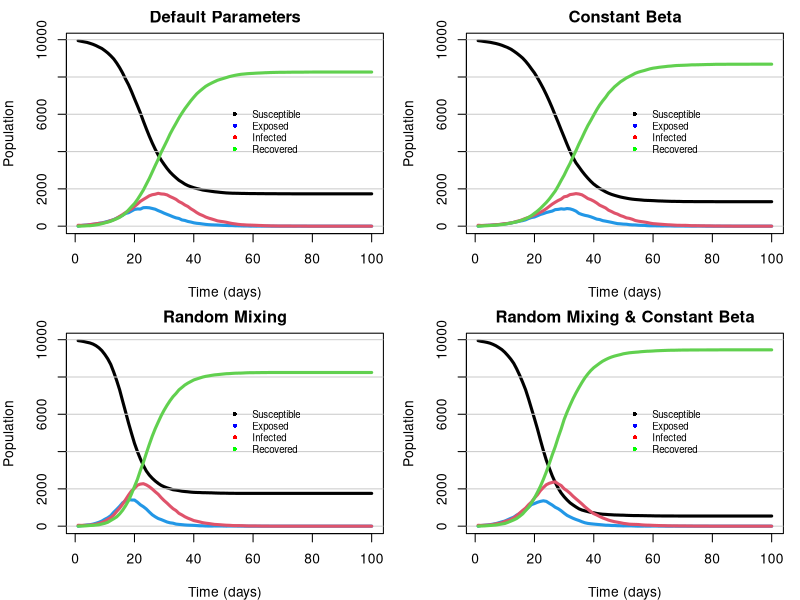

Reproduce this figure in R.
# Jackson Cramer (s2274544), Maximillian McCourt (s2145762), Natalia Montalvo Cabornero (s1969053)

# Our group worked collaboratively on the development and optimisation of all exercises.
# Although tasks were divided among us, we maintained a balanced workload through 
# regular code reviews, debugging sessions, and problem-solving meetings.
# Jackson focused on the plotting functions and household creation. 
# Max focused on implementing the nseir function.
# Natalia focused on the get.net function and commenting.



######### GENERAL DESCRIPTION #########

# This project extends the SEIR (Susceptible-Exposed-Infectious-Recovered) disease 
# model by incorporating household and social network structures. Individuals are 
# grouped into households and connected through probabilistic contact networks 
# based on sociability parameters. The model simulates disease transmission through 
# household, network, and random interactions to study how social structure and 
# individual variability affect epidemic dynamics.


######### SETUP ##########

# In this section, we define the population size and create the household and social 
# network structure. By generating these networks, this will enable us to model how 
# social structure influences the spread of infectious diseases.


## --- Distribution into households --- ##

n <- 10000 # Total population size
h_max <- 5 # Maximum number of people per household

# Randomly assign each person to a household of size 1 to h_max.
# Household IDs are repeated to give varying sizes, then shuffled
# to create an n-length vector representing a heterogeneous 
# household structure.
h <- rep(1:n, sample(1:h_max, n, replace=TRUE))[1:n] |> sample()


## --- Creation of contact network model --- ## 

# get.net() function constructs a contact network model among individuals.
# Links between individuals are formed probabilistically according to their
# sociability parameters (beta), excluding any individuals in the same household 
# (h). The output is a list where the i-th element contains the indices of person 
# i’s regular contacts.
get.net <- function(beta,h,nc=15){
  
  # Inputs:
  #   beta - vector of sociability parameters for each individual
  #   h - vector of household IDs for each individual
  #   nc - average number of contacts per person
  
  # Locally define population size
  n <- length(beta)
  
  # Initialise an empty contact list for all individuals
  contacts <- vector("list", n)
  
  # Compute the coefficient of our contact network formula
  coeff <- nc/(mean(beta)**2 * (n - 1))
  
  # Loop through all individuals to create network links
  for (i in 1:(n-1)){
    
    # For individual i, define all possible contacts of individuals i+1 to n
    # who are not in the same household (as previous links have already been generated)
    non_h <- h[(i+1):n] != h[i] 
    poss_links <- c((i+1):n)[non_h] 
    
    # Extract beta values (sociability parameters) for potential contacts
    beta_poss_links <- beta[poss_links]
    
    # Compute the probabilities of forming a contact between individual i and others using contact network formula
    prob_betas <- coeff*beta[i]*beta_poss_links
    
    # Generate links based on the assigned contact probabilities
    link_idx <- rbinom(length(prob_betas), 1, prob_betas) == 1
    links <- poss_links[link_idx]
    
    # Store the link in the i-th person's contact list
    contacts[[i]] <- c(contacts[[i]], links)
    
    # Append link with i-th person to the j-th person's contact list
    for (j in links) {
      contacts[[j]] <- c(contacts[[j]], i)
    }
  }
  
  # Return the full contact network as list
  return(contacts)
}


#########  SEIR MODEL  ##########

## --- SEIR simulation function --- ##

# nseir() function simulates a disease model over time in a population with 
# household and network-based social structure. Each individual is in one of four 
# states: Susceptible (S=0), Exposed (E=1), Infected (I=2), or Recovered (R=3). 
# The function uses constant daily probabilites for transitions from state E to I 
# and state I to R. For moving individuals from state S to E, we determine exposure 
# of susceptibles to the infectious population in state I by using the household 
# and regular contact networks previously defined. As a final method of exposure, 
# irrespective of household or regular network relations, we generate a daily probability 
# of exposure between each infected (I) and each susceptible (S) individual.
nseir <- function(beta,h,alink,alpha=c(.1,.01,.01),delta=.2,gamma=.4,nc=15, nt = 100,pinf = .005){
  
  # Inputs:
  #   beta - vector of sociability parameters for each individual
  #   h -  vector of household IDs for each individual
  #   alink - list defining the regular contacts of each person
  #   alpha - vector of household, regular network and random mixing parameters
  #   delta - daily probability of moving from state I to state R
  #   gamma - daily probability of moving from state E to state I
  #   nc - average number of contacts per person
  #   nt -  total number of days of simulation
  #   pinf - proportion of initial population to randomly start in the I state
  
  # Locally define population size
  n <- length(beta)
  
  # Defining alpha parameters
  alpha_h <- alpha[1] # Household parameter
  alpha_c <- alpha[2] # Contact network parameter
  alpha_r <- alpha[3] # Random daily mixing parameter
  
  # Recalling susceptible S=0, initialise total population as vector of zeros
  x <- rep(0, n)
  
  # Initialise infected individuals at random (using pinf input)
  x[sample(n, max(1,round(n*pinf)))] <- 2 # Use max() to ensure at least 1 person is initialised as infected
  
  # Initialise SEIR population counts for each day
  S <- E <- I <- R <- rep(0,nt)
  S[1] <- sum(x == 0) # Initialise population of susceptible individuals on day 1
  I[1] <- sum(x == 2) # Initialise population of infectious individuals on day 1
  
  # Compute the coefficient of our random daily mixing formula
  coeff <- (alpha_r*nc)/(mean(beta)^2 * (n-1))
  
  # Loop over days
  for (t in 2:nt){
    
    # Generate a random deviates for each individual for mutually exclusive transitions from states I to R and E to I
    u <- runif(n)
    x[x==2 & u<delta] <- 3 # Infectious to recovered state
    x[x==1 & u<gamma] <- 2 # Exposed to infectious state
    
    # Determine IDs of currently infectious population
    current_I <- which(x==2)
    
    # Ensure there is a current infectious population
    if (length(current_I) > 0) { 
      
      # HOUSEHOLD TRANSMISSION
      # Count infectious individuals per household using tabulate(), then map counts to each person
      num_I_h <- tabulate(h[x==2], nbins=max(h))[h]
      
      # Find indices of susceptible individuals living in households with infectious individuals
      sus_I_h <- which(x==0 & num_I_h>0)
      
      # Generate probabilities of each susceptible person becoming exposed using alpha_h parameter, adjusting for number of infectious people in household
      probs_h <- 1 - (1 - alpha_h)^num_I_h[sus_I_h]
      
      # Update population x for susceptible individuals who get exposed based on these generated probabilities
      x[sus_I_h[runif(length(sus_I_h)) < probs_h]] <- 1
      
      # CONTACT NETWORK TRANSMISSION
      # Combine all infectious individuals’ contact lists into one vector
      contacts_I <- unlist(alink[which(x==2)])
      
      # Count how many infectious contacts each person has with tabulate()
      num_I_c <- tabulate(contacts_I, nbins=length(x))
      
      # Identify indices of susceptible individuals in contact with at least one infectious person
      sus_w_I_c <- which(x==0 & num_I_c>0)
      
      # Generate probabilities of each susceptible person becoming exposed using alpha_c parameter, adjusting for number of infectious people in the susceptible individuals' contact network
      probs_c <- 1 - (1 - alpha_c)^num_I_c[sus_w_I_c]
      
      # Update population x for susceptible individuals who get exposed based on these generated probabilities
      x[sus_w_I_c[runif(length(sus_w_I_c)) < probs_c]] <- 1
      
      # RANDOM DAILY MIXING TRANSMISSION
      # Indices of susceptible individuals
      current_S <- which(x==0)
      
      # Ensure there is a current susceptible population
      if (length(current_S) > 0) {
        # Use outer() function to create all pairwise products of beta parameters for susceptible–infectious pairs
        beta_matrix <- outer(beta[current_S], beta[current_I])
        
        # Calculate probabilities of each susceptible avoiding infection from each infectious individual using random daily mixing formula
        prob_matrix_r <- 1 - coeff * beta_matrix
        
        # Combine row-wise to find total probability of each susceptible individual avoiding infection from all infectious individuals
        prob_not <- apply(prob_matrix_r, 1, prod)
        
        # Convert to infection probabilities for each susceptible
        probs_r <- 1 - prob_not
        
        # Update population x for susceptible individuals who get exposed based on these generated probabilities
        x[current_S[runif(length(current_S)) < probs_r]] <- 1
      }
    }
    
    # Record SEIR population for day t
    S[t] <- sum(x==0)
    E[t] <- sum(x==1)
    I[t] <- sum(x==2)
    R[t] <- sum(x==3)
  }
  
  # Return list of each SEIR population count from day 1 to day nt
  return(list(S=S,E=E,I=I,R=R,t=1:nt))
}


#########  VISUALISATION OF DISEASE MODEL ##########

## --- Plotting function --- ##

# plot_dynamics() function visualises the simulated evolution of the SEIR states 
# over time as a line plot, with each line in the plot coloured by their 
# corresponding SEIR state.
plot_dynamics <- function(pop_states, title=""){
  
  # Inputs:
  #   pop_states - population state counts as produced by nseir() function
  #   title - desired plot title
  
  # Calculate highest population among groups for consistent axis scaling
  ymax <- max(c(pop_states$S, pop_states$E, pop_states$I, pop_states$R))
  
  # Initialise plot and susceptible population over time as a black line
  plot(pop_states$S,ylim=c(0,ymax), type="l", lwd=3, xlab="Time (days)", ylab="Population", main=title)
  
  # Add horizontal grid lines at axis tick marks for easier visualisation
  abline(h=axTicks(2), col="gray80")
  
  # Plot remaining SEIR groups as unique colored lines
  lines(pop_states$E, col=4, lwd=3) # E - blue
  lines(pop_states$I, col=2, lwd=3) # I - red
  lines(pop_states$R, col=3, lwd=3) # R - green
  
  # Add legend to identify which line corresponds to which SEIR group
  legend(x=length(pop_states$R)/2, y=ymax/1.5,
         legend=c("Susceptible", "Exposed", "Infected", "Recovered"),
         col=c("black", "blue", "red", "green"),
         lty=NA, lwd=2,
         pch=16,
         cex=0.7, bty="n")
}


## --- Comparing Different Disease Model Scenarios --- ##

# We simulate and compare four scenarios to investigate the effects of household and contact network structure, 
# as well as the effect of individual variability in sociability (beta).

# First initialise a 'sociability' parameter (a random number between 0 and 1) for each individual
beta <- runif(n, 0, 1)

# Using get.net() function, create regular network of contacts between each individual
alink <- get.net(beta,h)

# 1. Default Parameters
# Simulate disease model with default parameters for household structure, network contacts, and random mixing
def_params <- nseir(beta,h,alink)

# 2. Random Mixing
# Simulate disease model by removing household and regular network structure,
# while keeping average initial infections per day the same for each person
# To do so, set alpha_h and alpha_c to 0, while setting alpha_r to .04
random_mixing <- nseir(beta, h, alink, alpha=c(0,0,.04))

# 3. Constant Beta
# Simulate disease model using default parameters, but assigning each person the same 
# sociability parameter, which is the average of our previously defined beta parameters
avg_beta <- rep(mean(beta), length(beta))
constant_beta <- nseir(avg_beta,h,alink)

# 4. Random Mixing & Constant Beta
# Simulate disease model by combining the conditions of the previous two simulations (random mixing and constant beta)
random_mixing_constant_beta <- nseir(avg_beta,h,alink, alpha=c(0,0,.04))


## --- Plotting the Four Simulations --- ##

# Set plotting layout/margins for disease model plots
par(mfcol=c(2,2), mar=c(4,4,2,1))

# Define list of plots and corresponding vector of titles
plots <- list(def_params, random_mixing, constant_beta, random_mixing_constant_beta)
titles <- c("Default Parameters", "Random Mixing", "Constant Beta", "Random Mixing & Constant Beta")

# Loop through each simulation and plot their disease model dynamics
for (i in seq_along(plots)) {
  plot_dynamics(plots[[i]], titles[i])
}

## --- Comments --- ##

# Including household and regular-contact structure and maintaining heterogeneity 
# in sociability noticeably reduces the speed, peak size and final attack rate 
# of the epidemic compared with a homogeneous random-mixing model. Removing 
# structure (random mixing) and removing β-heterogeneity both make the outbreak 
# more explosive; together they produce the fastest and largest epidemics. These 
# results are consistent with epidemic theory: clustering and individual heterogeneity 
# limit the efficiency of population-wide spread. To support quantitative claims, 
# the conclusions should be backed by replicate simulations and summary statistics 
# (peak size, time-to-peak and final attack rate).
